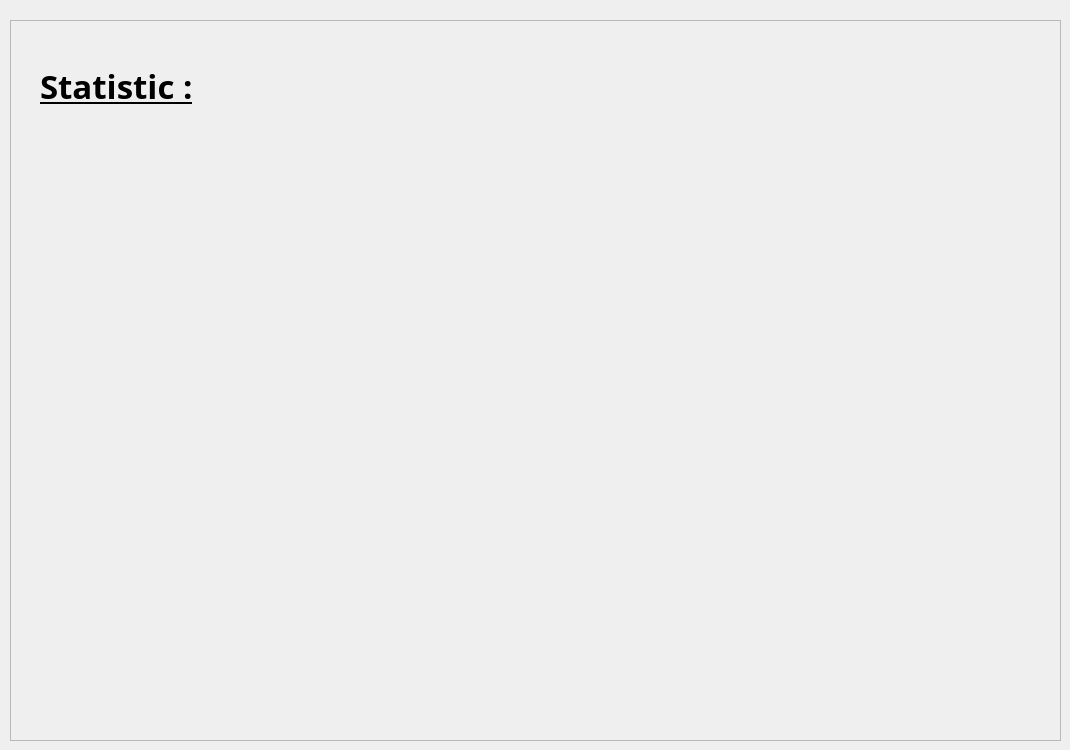
            <widget class="QWidget" name="a1_1">
             <widget class="QFrame" name="frame_4">
              <property name="geometry">
               <rect>
                <x>10</x>
                <y>20</y>
                <width>1051</width>
                <height>721</height>
               </rect>
              </property>
              <property name="frameShape">
               <enum>QFrame::StyledPanel</enum>
              </property>
              <property name="frameShadow">
               <enum>QFrame::Raised</enum>
              </property>
              <widget class="QLabel" name="label_70">
               <property name="geometry">
                <rect>
                 <x>30</x>
                 <y>20</y>
                 <width>281</width>
                 <height>91</height>
                </rect>
               </property>
               <property name="font">
                <font>
                 <family>Segoe UI Variable Display Semib</family>
                 <pointsize>25</pointsize>
                 <italic>false</italic>
                 <bold>true</bold>
                 <underline>true</underline>
                </font>
               </property>
               <property name="text">
                <string>Statistic :</string>
               </property>
              </widget>
              <widget class="QLabel" name="label_64">
               <property name="geometry">
                <rect>
                 <x>60</x>
                 <y>330</y>
                 <width>321</width>
                 <height>281</height>
                </rect>
               </property>
               <property name="text">
                <string/>
               </property>
               <property name="pixmap">
                <pixmap>img/Nouveau dossier/stt.png</pixmap>
               </property>
              </widget>
              <widget class="QLabel" name="label_71">
               <property name="geometry">
                <rect>
                 <x>490</x>
                 <y>300</y>
                 <width>481</width>
                 <height>361</height>
                </rect>
               </property>
               <property name="text">
                <string/>
               </property>
               <property name="pixmap">
                <pixmap>img/Nouveau dossier/avc.png</pixmap>
               </property>
              </widget>
              <widget class="QLabel" name="label_30">
               <property name="geometry">
                <rect>
                 <x>360</x>
                 <y>0</y>
                 <width>681</width>
                 <height>211</height>
                </rect>
               </property>
               <property name="text">
                <string/>
               </property>
               <property name="pixmap">
                <pixmap>img/Nouveau dossier/stat.png</pixmap>
               </property>
              </widget>
             </widget>
            </widget>
